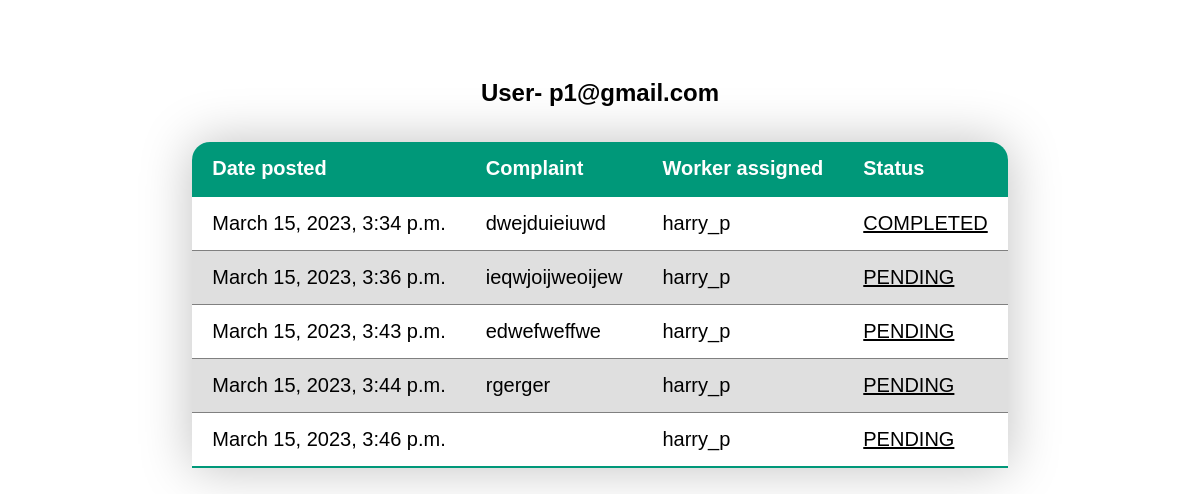
Screenshot of /history/ (signed in) with the database file from the repository.
### user/models.py (models this page shows, shortened)
class CustomUser(AbstractUser):
    email = models.EmailField(verbose_name="Email", null=True, unique=True, max_length=100)
    USERNAME_FIELD = "email" # make the user log in with the email
    REQUIRED_FIELDS = ["username"]
    objects = CustomUserManager()

class WorkerProfile(models.Model):
    worker =models.OneToOneField(UserProfile, null =True, on_delete=models.SET_NULL)
    profession = models.CharField(max_length=100, default=None)
    biodata = models.TextField(default = None)
    no_of_jobs = models.IntegerField(default=0)

class UserProfile(models.Model):
    user = models.OneToOneField(CustomUser,null =True, on_delete=models.SET_NULL)
    image=models.ImageField(default='default.jpg',upload_to='profile_pics')  #images will get saved in directory called profile_pics
    phone_no= models.CharField(default='0000',max_length=50)
    address = models.TextField(default = '0000')

### home/models.py (models this page shows, shortened)
class TaskHistory(models.Model):
     title = models.CharField(max_length=100)
     complaint = models.TextField() #unrestricted text
     date_posted=models.DateTimeField(default=timezone.now)#(auto_now=True)#updated date post everytime post is updated
     assignedby = models.ForeignKey(UserProfile, on_delete=models.CASCADE)  #IF USER IS DELETED POSTS ARE DELETED
     assigned=models.ForeignKey(WorkerProfile,on_delete=models.CASCADE,null =True,default=None)
     profession=models.CharField(max_length=100)
     status=models.CharField(default = "PENDING", max_length = 50)
     Comments = models.TextField(blank=True,default = None)

### home/views.py (the view)
# urls.py: path('history/', displayhistory, name = 'history'),
@login_required
def displayhistory(request):
    if request.user.is_authenticated:
        user1=request.user
        c=CustomUser.objects.get(email=user1)
        u=UserProfile.objects.get(user=c)
        tasks = TaskHistory.objects.filter(assignedby = u)
        context = {
            'tasks' : tasks,
            'request.user' : request.user
            }
    return render(request, 'home/displayhistory.html',context)

### home/templates/home/displayhistory.html (shortened to what this page needs)
<!DOCTYPE html>
<html lang="en">
<head>
</head>
<body>
    <div>
        <h2 class="account-heading center">User- {{ request.user }}</h2>
        <table class="content-table">
            <thead>
                <tr>
                    <th>Date posted</th>
                    <th>Complaint</th>
                    <th>Worker assigned</th>
                    <th>Status</th>
                </tr>
            </thead>
            <tbody>
                {% for task in tasks %}
                <tr>
                    <td><a href="{% url 'detailed_task' pk=task.id %}">{{ task.date_posted }}</a></td>
                    <td><a href="{% url 'detailed_task' pk=task.id %}">{{ task.complaint }}</a></td>
                    <td><a href="{% url 'detailed_task' pk=task.id %}">{{ task.assigned.worker.user.username}}</a></td>
                    <td class="underline"><a href="{% url 'detailed_task' pk=task.id %}">{{ task.status }}</a></td>
                </tr>
                {% endfor %}
            </tbody>
        </table>
    </div>
</body>
</html>

### home/templates/home/displayhistory.html (style rules this page uses)
* { font-family: sans-serif; }
body { display: flex; justify-content: center; align-items: center; }
.center { text-align: center; margin-bottom: 35px; }
body div { margin: 51px; }
.content-table { border-collapse: collapse; margin: 25px; font-size: 20px; min-width: 500px; border-radius: 18px 18px 0 0; overflow: hidden; box-shadow: 0 0 51px rgb(0 0 0 / 25%) }
.content-table thead tr { text-align: left; background-color: #009879; color: white; }
.content-table th, .content-table td { padding: 15px 20px; }
.content-table tbody tr { border-bottom: 1px solid gray; }
.content-table tr:nth-of-type(even) { background-color: #80808040; }
.content-table tr:last-of-type { border-bottom: 2px solid #009879; }
.content-table tbody td a { text-decoration: none; cursor: pointer; color: black; }
.underline { text-decoration: underline; }

### rows the page displays
CustomUser: user "p1@gmail.com"
TaskHistory: date_posted "March 15, 2023, 3:34 p.m.", complaint "dwejduieiuwd", assigned.worker.user.username "harry_p", status "COMPLETED"
TaskHistory: date_posted "March 15, 2023, 3:36 p.m.", complaint "ieqwjoijweoijew", assigned.worker.user.username "harry_p", status "PENDING"
TaskHistory: date_posted "March 15, 2023, 3:43 p.m.", complaint "edwefweffwe", assigned.worker.user.username "harry_p", status "PENDING"
TaskHistory: date_posted "March 15, 2023, 3:44 p.m.", complaint "rgerger", assigned.worker.user.username "harry_p", status "PENDING"
TaskHistory: date_posted "March 15, 2023, 3:46 p.m.", assigned.worker.user.username "harry_p", status "PENDING"
